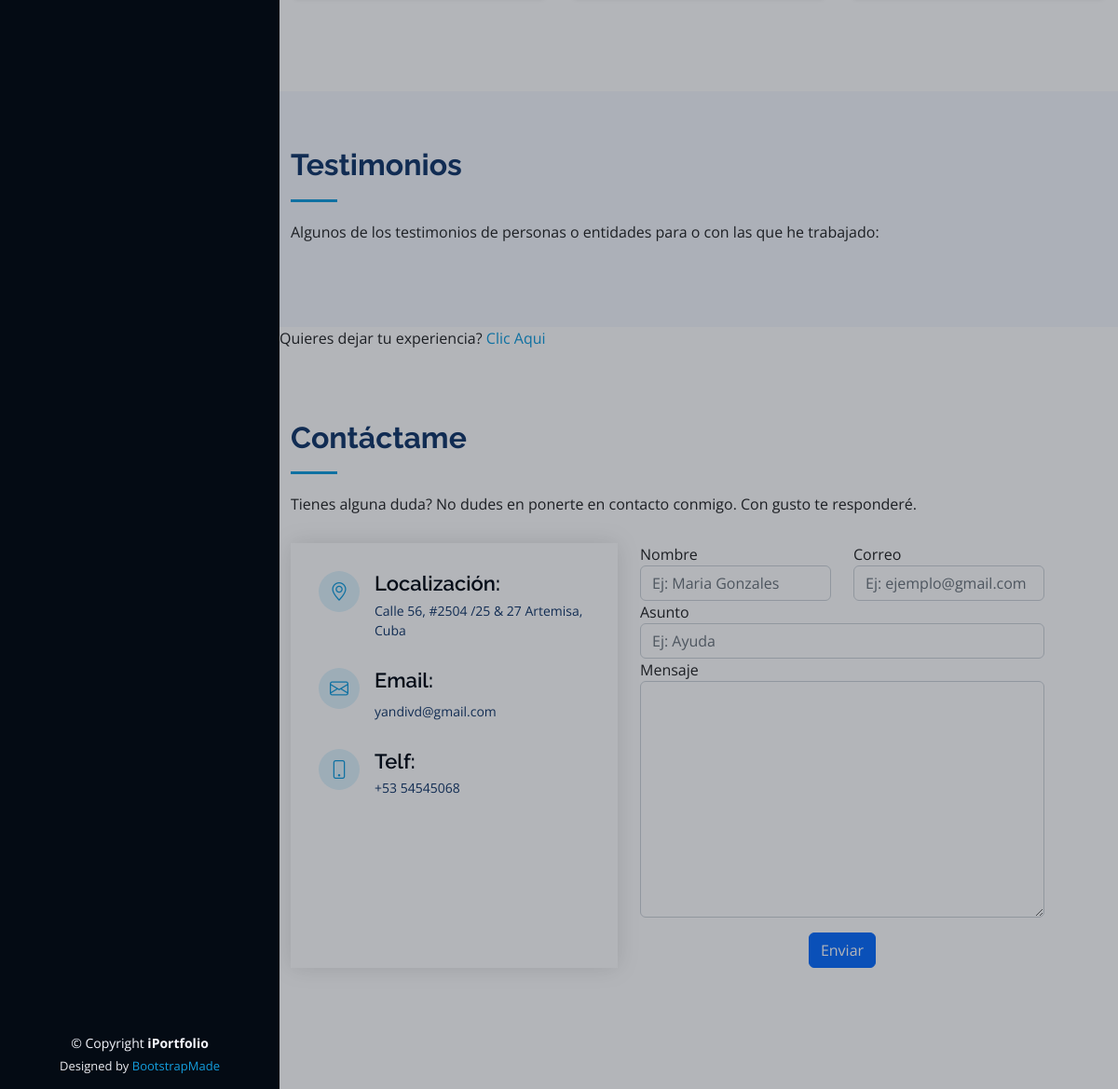
/ (lower part), run on an earlier commit of the app's database.
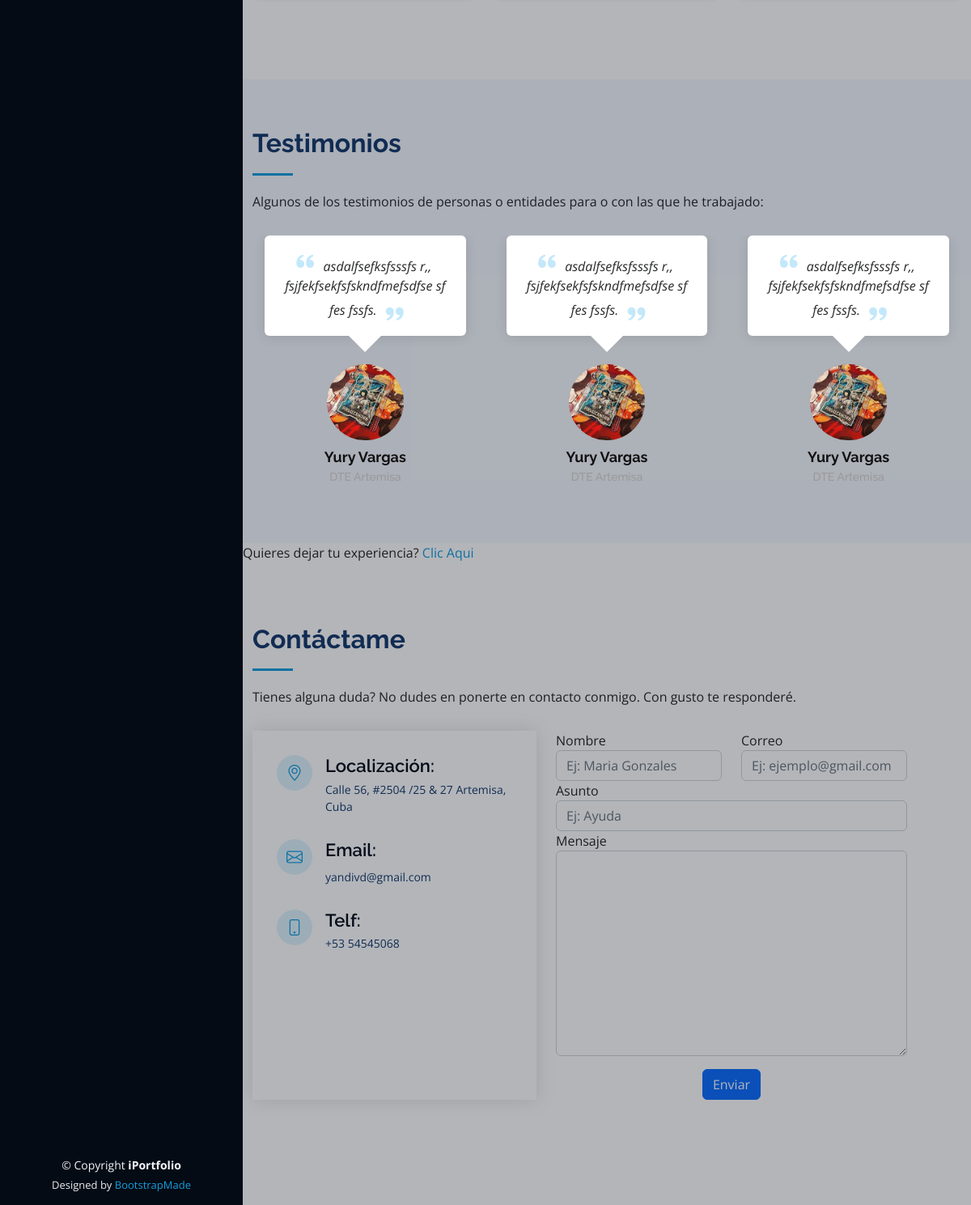
And on a later commit of the database.
### main/models.py (models this page shows, shortened)
class Testimoni(models.Model):
    nombre = models.CharField(max_length=100)
    ocupacion = models.CharField(max_length=100)
    image = models.ImageField(upload_to='testimonios', blank=True, null=True)
    texto = models.TextField()
    estado = models.CharField(max_length=10)
    class Meta:
        verbose_name = 'Testimonio'
        verbose_name_plural = 'Testimonios'

### main/views.py (the view, shortened to what this page needs)
# urls.py: path('', index, name='index'),
def index(request):
    proyectos = Proyecto.objects.all()
    testimonios = Testimoni.objects.all().filter(estado="check")
    data={
        'proyectos': proyectos,
        'testimonios': testimonios,
        'form':ContactoForm(),
    }
    return render(request, 'main/index.html', data)

### main/templates/main/index.html (shortened to what this page needs)
{% extends 'main/base.html' %}
{% load static %}
{% block content %}
  <main id="main">
    <section id="services" class="services">
      <div class="container">
        <div class="row row-cols-1 row-cols-md-3 mb-3 text-center">
      <div class="col">
      </div>
      <div class="col">
      </div>
      <div class="col">
      </div>
    </div>
      </div>
    </section>
    <section id="testimonials" class="testimonials section-bg">
      <div class="container">
        <div class="section-title">
          <h2>Testimonios</h2>
          <p>Algunos de los testimonios de personas o entidades para o con las que he trabajado:</p>
        </div>
        <div class="testimonials-slider swiper" data-aos="fade-up" data-aos-delay="100">
          <div class="swiper-wrapper">
        {% for i in testimonios %}
              <div class="swiper-slide">
              <div class="testimonial-item" data-aos="fade-up">
                <p>
                  <i class="bx bxs-quote-alt-left quote-icon-left"></i>
                  {{ i.texto }}.
                  <i class="bx bxs-quote-alt-right quote-icon-right"></i>
                </p>
                <img src="{{ i.image.url }}" class=" testimonial-img" style="width: 2.5cm; height: 2.5cm;" alt="">
                <h3>{{ i.nombre }}</h3>
                <h4>{{ i.ocupacion }}</h4>
              </div>
            </div>
            {% endfor %}
          </div>
        </div>
      </div>
    </section>
    <p>Quieres dejar tu experiencia? <a href="{% url 'crear_testimonio' %}">Clic Aqui</a></p>
    <section id="contact" class="contact">
      <div class="container align-items-center">
        <div class="section-title">
          <h2>Contáctame</h2>
          <p>Tienes alguna duda? No dudes en ponerte en contacto conmigo. Con gusto te responderé.</p>
        </div>
        <div class="row" data-aos="fade-in">
            <div class="col-lg-5 d-flex align-items-stretch">
            <div class="info">
              <div class="address">
                <h4>Localización:</h4>
                <p>Calle 56, #2504 /25 & 27 Artemisa, Cuba</p>
              </div>
              <div class="email">
                <h4>Email:</h4>
                <p>yandivd@gmail.com</p>
              </div>
              <div class="phone">
                <h4>Telf:</h4>
                <p>+53 54545068</p>
              </div>
            </div>
          </div>
          <div class="col-lg mt-5 mt-lg-0 d-flex align-items-stretch">
                <form action="" class="form-floating form" id="formulario_contacto" method="POST">
              <div class="row">
                <div class="form-group col-md-6">
                    <label for="name">Nombre</label>
                </div>
                <div class="form-group col-md-6">
                  <label for="name">Correo</label>
                </div>
              </div>
              <div class="form-group">
                <label for="name">Asunto</label>
              </div>
              <div class="form-group">
                <label for="name">Mensaje</label>
              </div>
              <div class="text-center mt-3"><button type="submit" class="btn btn-primary">Enviar</button></div>
            </form>
          </div>
        </div>
      </div>
    </section>
  </main>
{% endblock %}

### main/templates/main/base.html (shortened to what this page needs)
<!DOCTYPE html>
{% load static %}
<html lang="en">
<head>
  <link href='https://unpkg.com/boxicons@2.1.2/css/boxicons.min.css' rel='stylesheet'>
  <link href="{% static 'assets/vendor/aos/aos.css' %}" rel="stylesheet">
  <link href="{% static 'assets/vendor/bootstrap/css/bootstrap.min.css'%}" rel="stylesheet">
  <link href="{% static 'assets/vendor/bootstrap-icons/bootstrap-icons.css' %}" rel="stylesheet">
  <link href="{% static 'assets/vendor/boxicons/css/boxicons.min.css' %}" rel="stylesheet">
  <link href="{% static 'assets/vendor/glightbox/css/glightbox.min.css' %}" rel="stylesheet">
  <link href="{% static 'assets/vendor/swiper/swiper-bundle.min.css' %}" rel="stylesheet">
  <link rel="stylesheet" href="{% static 'sweetalert2/sweetalert2.min.css' %}">
  <link href="{% static 'assets/css/style.css' %}" rel="stylesheet">
  <link rel="stylesheet" type="text/css" href="{% static 'datatable/data_tables/datatables.min.css' %}" />
</head>
<body>
  <header id="header">
  </header>
  {% block content %}
  {% endblock %}
  <footer id="footer">
    <div class="container">
      <div class="copyright">
        &copy; Copyright <strong><span>iPortfolio</span></strong>
      </div>
      <div class="credits">
        Designed by <a href="https://bootstrapmade.com/">BootstrapMade</a>
      </div>
    </div>
  </footer>
</body>
</html>

### main/static/assets/css/style.css (style rules this page uses)
body { font-family: "Open Sans", sans-serif; color: #272829; }
a { color: #149ddd; text-decoration: none; }
h1, h2, h3, h4, h5, h6 { font-family: "Raleway", sans-serif; }
#header { position: fixed; top: 0; left: 0; bottom: 0; width: 300px; transition: all ease-in-out 0.5s; z-index: 9997; transition: all 0.5s; padding: 0 15px; background: #040b14; overflow-y: auto; }
#main { margin-left: 300px; }
section { padding: 60px 0; overflow: hidden; }
.section-bg { background: #f5f8fd; }
.section-title { padding-bottom: 30px; }
.section-title h2 { font-size: 32px; font-weight: bold; margin-bottom: 20px; padding-bottom: 20px; position: relative; color: #173b6c; }
.section-title h2::after { content: ""; position: absolute; display: block; width: 50px; height: 3px; background: #149ddd; bottom: 0; left: 0; }
.section-title p { margin-bottom: 0; }
.testimonials .testimonials-carousel, .testimonials .testimonials-slider { overflow: hidden; }
.testimonials .testimonial-item { box-sizing: content-box; text-align: center; min-height: 320px; }
.testimonials .testimonial-item .testimonial-img { width: 90px; border-radius: 50%; margin: 0 auto; }
.testimonials .testimonial-item h3 { font-size: 18px; font-weight: bold; margin: 10px 0 5px 0; color: #111; }
.testimonials .testimonial-item h4 { font-size: 14px; color: #999; margin: 0; }
.testimonials .testimonial-item .quote-icon-left, .testimonials .testimonial-item .quote-icon-right { color: #c3e8fa; font-size: 26px; }
.testimonials .testimonial-item .quote-icon-left { display: inline-block; left: -5px; position: relative; }
.testimonials .testimonial-item .quote-icon-right { display: inline-block; right: -5px; position: relative; top: 10px; }
.testimonials .testimonial-item p { font-style: italic; margin: 0 15px 15px 15px; padding: 20px; background: #fff; position: relative; margin-bottom: 35px; border-radius: 6px; box-shadow: 0px 2px 15px rgba(0, 0, 0, 0.1); }
.testimonials .testimonial-item p::after { content: ""; width: 0; height: 0; border-top: 20px solid #fff; border-right: 20px solid transparent; border-left: 20px solid transparent; position: absolute; bottom: -20px; left: calc(50% - 20px); }
.contact { padding-bottom: 130px; }
.contact .info { padding: 30px; background: #fff; width: 100%; box-shadow: 0 0 24px 0 rgba(0, 0, 0, 0.12); }
.contact .info h4 { padding: 0 0 0 60px; font-size: 22px; font-weight: 600; margin-bottom: 5px; color: #050d18; }
.contact .info p { padding: 0 0 10px 60px; margin-bottom: 20px; font-size: 14px; color: #173b6c; }
.contact .info .email p { padding-top: 5px; }
#footer { padding: 15px; color: #f4f6fd; font-size: 14px; position: fixed; left: 0; bottom: 0; width: 300px; z-index: 9999; background: #040b14; }
#footer .copyright { text-align: center; }
#footer .credits { padding-top: 5px; text-align: center; font-size: 13px; color: #eaebf0; }

What changed in the data, as far as the page shows it:
now on this page (row edited): Testimoni: texto "asdalfsefksfsssfs r,, fsjfekfsekfsfskndfmefsdfse sf fes fssfs", image (picture), nombre "Yury Vargas", ocupacion "DTE Artemisa"
